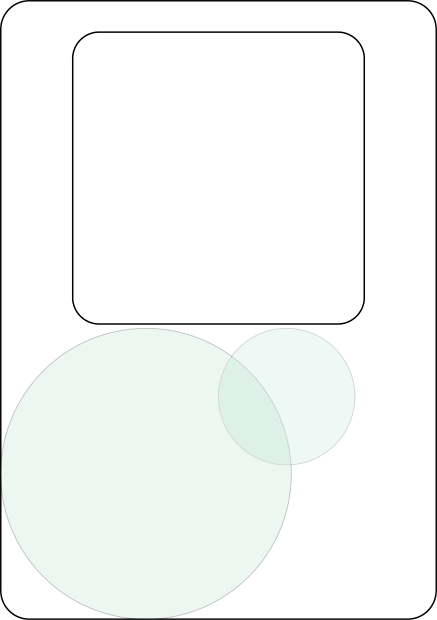
#> input picture reader/badge_bg.png, 874 x 1240 px (shown at 1/2 size)
$ python gen.py
#> lines starting #> are read from the running program, lines starting #| are printed output that depends on the picture
from PIL import Image, ImageDraw, ImageFont


class generator():
    def __init__(self):
        # load in the fonts
        self.rubik = ImageFont.truetype(
            "./fonts/Rubik/static/Rubik-Regular.ttf", 36)
        self.rubik_med = ImageFont.truetype(
            "./fonts/Rubik/static/Rubik-Medium.ttf", 36)
        self.qsand = ImageFont.truetype(
            "./fonts/Quicksand/static/Quicksand-Medium.ttf", 60)
        # call the canvas generate method
        a4_canvas = self.gen_a4px()
        canvas = a4_canvas[0]
        a4 = a4_canvas[1]
        base = a4_canvas[2]
        # calling draw methods
        self.draw_grids(canvas)
        self.draw_major_coords(canvas)
        # sub_badge_coords = [(327, 320), (913, 905)]
        badge_coords = [[(183, 257), (1057, 1497)],
                        [(1423, 257), (2297, 1497)],
                        [(183, 2011), (1057, 3251)],
                        [(1423, 2011), (2297, 3251)]]
        userdata = [("Dawit","Solomon","GUR/00000/12","Male","Engeneering","2nd year","Student",),
                    ("Tony","Doe","GUR/00010/12","Male","Construction","2nd year","Student",),
                    ("Deez","Ligma","GUR/01000/12","Male","Architecture","2nd year","Student",),
                    ("Gebresolomon","Hailemichael","GUR/07000/12","Male","Design","2nd year","Student",),
                    ]
        self.paste_badge_background(a4, badge_coords, [])
        self.write_data(canvas, badge_coords, userdata)
        # calling show and save methods
        self.show_a4(a4,base)
        self.save_a4(a4,base)

    def gen_a4px(self):
        # A4 standard size in pixels 2480,3508
        # halved : 1240,1754
        # 874,1240

        base = Image.new('RGBA', (2480, 3508), color=(255, 255, 255, 0))
        a4 = Image.new('RGBA', (2480, 3508), color=(255, 255, 255, 255))
#> a4: PIL image 2480x3508 RGBA; every value is 255
        canvas = ImageDraw.Draw(a4)

        # canvas.text((10,60), "World", font=rubik, fill=(0,0,0,255))

        return canvas, a4,base

    def draw_grids(self, canvas):
        print('- draw grid system  -')
        print('Canvas param - ', canvas)
        for x in range(0, 3508, 200):
            canvas.line([(0, x), (2480, x)], fill=(
                0, 0, 0, 255), width=1, joint="curve")
            # print(x)
        for y in range(0, 3508, 200):
            canvas.line([(y, 0), (y, 3508)], fill=(
                0, 0, 0, 255), width=1, joint="curve")
            # print(y)

    def draw_major_coords(self, canvas):
        print('- draw major coords  -')
        print("Canvas param - ", canvas)
        # verticals
        canvas.line([(620, 0), (620, 3508)], fill=(
            0, 0, 0, 255), width=3, joint="curve")
        canvas.line([(1860, 0), (1860, 3508)], fill=(
            0, 0, 0, 255), width=3, joint="curve")
        canvas.line([(1240, 0), (1240, 3508)], fill=(
            0, 0, 0, 255), width=3, joint="curve")
        # horizontals
        canvas.line([(0, 877), (2480, 877)], fill=(
            0, 0, 0, 255), width=3, joint="curve")
        canvas.line([(0, 1754), (2480, 1754)], fill=(
            0, 0, 0, 255), width=3, joint="curve")
        canvas.line([(0, 2631), (2480, 2631)], fill=(
            0, 0, 0, 255), width=3, joint="curve")
        pass

    def paste_badge_background(self, canvas, coord, data):
        print('- draw badge background  -')
        print('Canvas param -', canvas)
#| Canvas param - <PIL.Image.Image image mode=RGBA size=2480x3508 at 0x7FE7E57E6490>
        print('Coord param -', coord)
        print('Data param -', data)

        for point in coord:
            print("Generating badge on : ", point)
            print("A : ", point[0])
            print("B : ", point[1])
            print("W : ", point[1][0]-point[0][0])
            print("H : ", point[1][1]-point[0][1])
            print('pasting badge background')
            print('pasting qr code ')
            print('pasting photo')
            canvas.paste(Image.open('./badge_bg.png'),point[0])
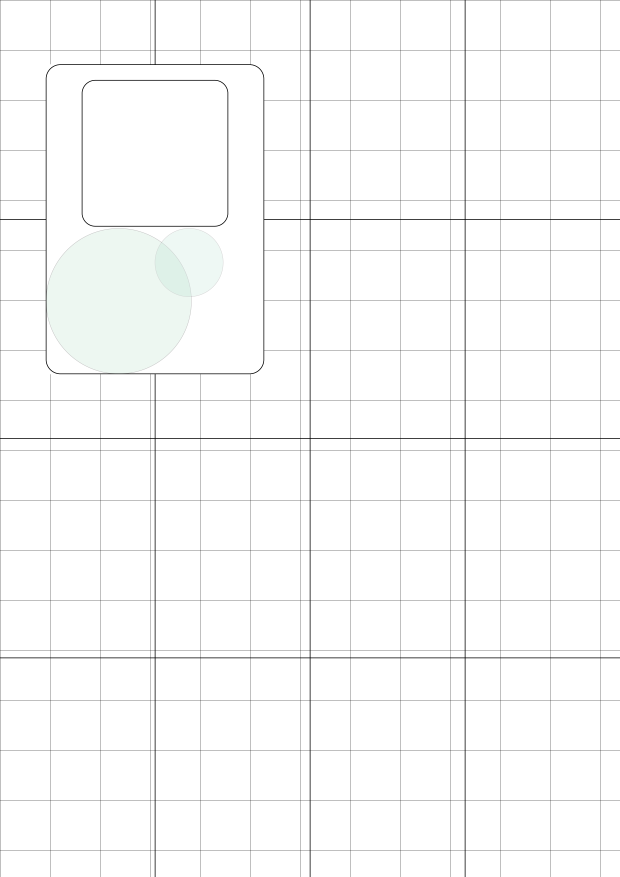
#> canvas: PIL image 2480x3508 RGBA (shown at 1/4 size); mean R, G, B, A 250.1, 250.4, 250.2, 255
#> in __init__, `self.paste_badge_background(a4, badge_coords, [])`:
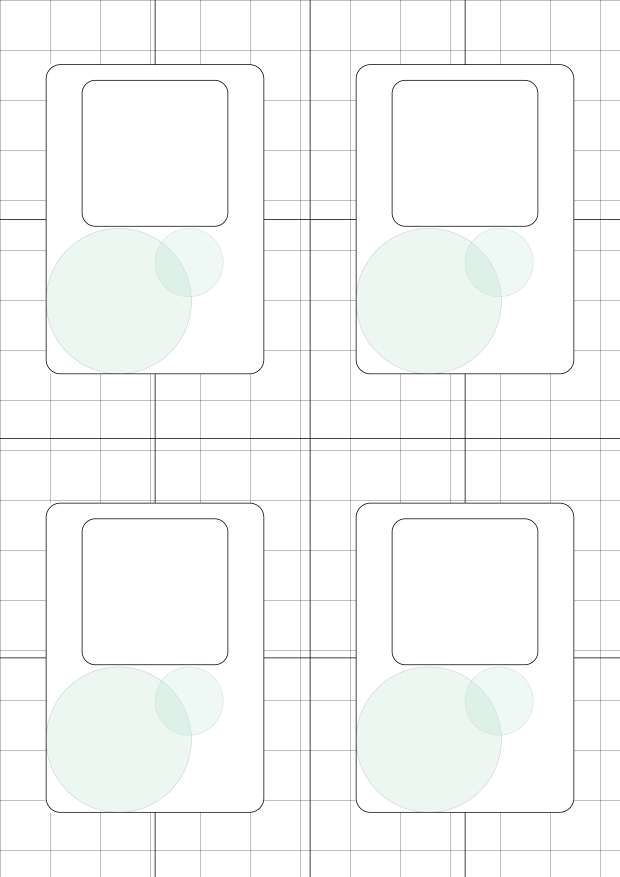
#> a4: PIL image 2480x3508 RGBA (shown at 1/4 size); mean R, G, B, A 247.9, 249.3, 248.5, 255


    def write_data(self, canvas, coord, data):
        print('- Write data operation    -')
        print('Canvas param -', canvas)
        print('Coord param -', coord)
        print('Data param -', data)
        i = 0
        for point in coord:
            print("Generating badge on : ", point)
            print("A : ", point[0])
            print("B : ", point[1])
            print("W : ", point[1][0]-point[0][0])
            print("H : ", point[1][1]-point[0][1])

            print('Writing user data:')

            canvas.text((coord[i][0][0]+437,coord[i][0][1]+734),f"{data[i][0]} {data[i][1]}", font=self.qsand, fill=(0,0,0,255),anchor='ms')
            canvas.text((coord[i][0][0]+60,coord[i][0][1]+794),f"UID : {data[i][2]}", font=self.rubik_med, fill=(0,0,0,255),anchor='lt')
            canvas.text((coord[i][0][0]+60,coord[i][0][1]+864),f"Gender : {data[i][3]}", font=self.rubik, fill=(0,0,0,255),anchor='lt')
            canvas.text((coord[i][0][0]+60,coord[i][0][1]+934),f"Enrollment : {data[i][4]}", font=self.rubik, fill=(0,0,0,255),anchor='lt')
            canvas.text((coord[i][0][0]+60,coord[i][0][1]+1004),f"Term : {data[i][5]}", font=self.rubik, fill=(0,0,0,255),anchor='lt')
            canvas.text((coord[i][0][0]+60,coord[i][0][1]+1074),f"Access : {data[i][6]}", font=self.rubik, fill=(0,0,0,255),anchor='lt')

            i = i + 1

    def show_a4(self, a4,base):
        out = Image.alpha_composite(base, a4)
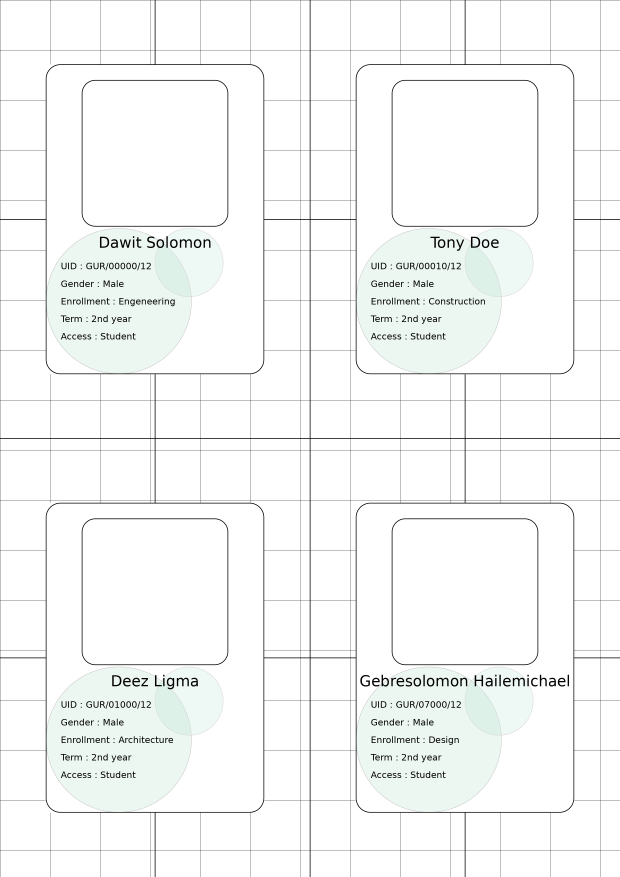
#> out: PIL image 2480x3508 RGBA (shown at 1/4 size); mean R, G, B, A 245.9, 247.3, 246.6, 255
        print('--│ Previewing image ')
        out.show()

    def save_a4(self, a4,base):
        out = Image.alpha_composite(base, a4)
        print('--│ Saving image as heow.png')
        out.save('heow.png')

badge = generator()
